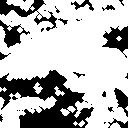

Source code (Python):
import cv2
import numpy as np
import matplotlib.pyplot as plt

# Read image
img = cv2.imread("imori.jpg").astype(np.float32)
H, W, C = img.shape

# Otsu binary
## Grayscale
out = 0.2126 * img[..., 2] + 0.7152 * img[..., 1] + 0.0722 * img[..., 0]
out = out.astype(np.uint8)

## Determine threshold of Otsu's binarization
max_sigma = 0
max_t = 0

for _t in range(1, 255):
    v0 = out[np.where(out < _t)]
    m0 = np.mean(v0) if len(v0) > 0 else 0.
    w0 = len(v0) / (H * W)
    v1 = out[np.where(out >= _t)]
    m1 = np.mean(v1) if len(v1) > 0 else 0.
    w1 = len(v1) / (H * W)
    sigma = w0 * w1 * ((m0 - m1) ** 2)
    if sigma > max_sigma:
        max_sigma = sigma
        max_t = _t

## Binarization
#print("threshold >>", max_t)
th = max_t
out[out < th] = 0
out[out >= th] = 255


# Morphology - dilate
Dil_time = 2
MF = np.array(((0, 1, 0),
               (1, 0, 1),
               (0, 1, 0)), dtype=np.int)


for i in range(Dil_time):
    tmp = np.pad(out, (1, 1), 'edge')
    for y in range(1, H+1):
        for x in range(1, W+1):
            if np.sum(MF * tmp[y-1:y+2, x-1:x+2]) >= 255:
                out[y-1, x-1] = 255

# Save result
cv2.imwrite("out.jpg", out)
cv2.imshow("result", out)
cv2.waitKey(0)
cv2.destroyAllWindows()
